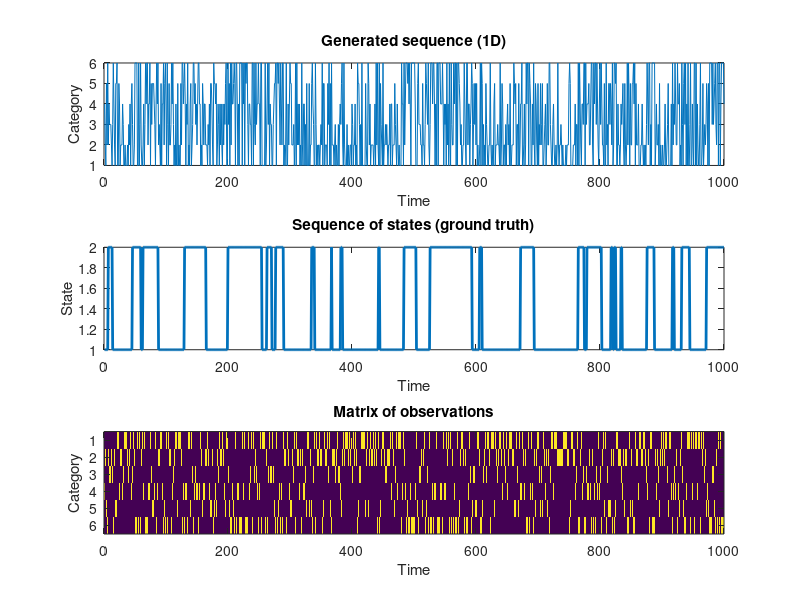

MATLAB code to generate this figure: (Note: this script raises an error after producing the figure.)
%% Labelling simulated data using Hidden Markov Models (HMM)
% This script demonstrates:
% 1. Generation of synthetic data from a Hidden Markov Model
% 2. Estimation of HMM parameters from the generated data
% 3. Comparison of estimated parameters with the true parameters
% 4. State sequence decoding using both true and estimated parameters
%
% Hidden Markov Models are probabilistic models where:
% - The system being modeled follows a Markov process with unobservable (hidden) states
% - Each state has a probability distribution over possible output tokens

clear all
close all

% If false, shows only the main plot
show_plots = 1;

%% Simulate data using MATLAB function

% Create transitions matrix with strong self-transition probabilities
% This matrix defines the probability of transitioning from one state to another
% High values on diagonal mean states tend to persist for multiple time steps
trans = [0.95,0.05;   % 95% chance of staying in state 1, 5% chance of transitioning to state 2
         0.05,0.95];  % 95% chance of staying in state 2, 5% chance of transitioning to state 1
     
% Create very different emissions for easier detection
% Each row represents a state, each column represents the probability of emitting a particular observation
emis = [3/6 2/6 1/6 1/6 1/6 1/6; % State1 emissions - more uniform
        2/10 1/10 1/10 3/10 1/10 1/2]; % State2 emissions - more peaked at the last category

% Normalize emission matrix to make sure probabilities sum to 1 for each state
emis = emis./sum(emis,2);
 
% Generate a sequence of observations and corresponding hidden states
dat_length = 1000;  % Length of sequence to generate
[seq,states] = hmmgenerate(dat_length,trans,emis);  % seq contains observations, states contains true hidden states

% Convert sequence to matrix form for better visualization
% Each column represents a time point, each row represents a possible observation
seq_mat = zeros(size(emis,2),length(seq));
for i = 1:length(seq)
    seq_mat(seq(i),i) = 1;  % Mark the observed category at each time point
end

% Visualize the generated data
if show_plots
    figure
    ax1=subplot(3,1,1);
    plot(seq)
    title('Generated sequence (1D)')
    xlabel('Time')
    ylabel('Category')
    
    ax2=subplot(3,1,2);
    plot(states, 'LineWidth',2)
    title('Sequence of states (ground truth)')
    xlabel('Time')
    ylabel('State')
    
    ax3=subplot(3,1,3);
    imagesc(seq_mat)
    title('Matrix of observations')
    xlabel('Time')
    ylabel('Category')
    
    % Link x-axes for easier comparison
    linkaxes([ax1 ax2 ax3],'x')
end
%% Parameter Estimation Section
% In real applications, we don't know the true parameters and need to estimate them from data
% Here we'll pretend we don't know the true parameters and try to recover them

% Create initial guesses for the model parameters
% MATLAB requires that we provide initial guesses for the EM algorithm
% We'll assume:
% 1. No information about the emissions (random values)
% 2. High self-transition probabilities (diagonal-dominant)
TRANS_GUESS = eye(size(trans)) + rand(size(trans))*0.05;  % Identity matrix + small random values
EMIS_GUESS = rand(size(emis));  % Completely random emission probabilities

% Normalize guesses to ensure they are valid probability distributions
EMIS_GUESS = EMIS_GUESS./sum(EMIS_GUESS,2);  % Each row sums to 1
TRANS_GUESS = TRANS_GUESS./sum(TRANS_GUESS,2);  % Each row sums to 1

% Estimate parameters using the Baum-Welch algorithm (implemented in hmmtrain)
% This is an Expectation-Maximization (EM) algorithm for HMMs
[TRANS_EST, EMIS_EST] = hmmtrain(seq, TRANS_GUESS, EMIS_GUESS);

% The HMM has a label switching problem - the state labels might be flipped
% We need to check which orientation of the estimated emission matrix best matches the original
forward_ = sum(abs(EMIS_EST - emis),'all');  % Error if we keep original order
backward_ = sum(abs(EMIS_EST(2:-1:1,:) - emis),'all');  % Error if we flip the states
[val, ind] = min([forward_,backward_]);  % Find which orientation has smaller error

% Choose the orientation that best matches the original
if ind==1
    plot_emis_est = EMIS_EST;  % Keep original order
else
    plot_emis_est = EMIS_EST(2:-1:1,:);  % Flip the states
end

% Visualize the comparison between true and estimated parameters
if show_plots
   figure
   subplot(2,2,1);
   imagesc(trans,[0,1])
   title("Actual Transition Matrix")
   xlabel('To state')
   ylabel('From state')
   colorbar()
   
   subplot(2,2,2)
   imagesc(TRANS_EST,[0,1])
   title("Estimated Transition Matrix")
   xlabel('To state')
   ylabel('From state')
   colorbar()
   
   subplot(2,2,3)
   imagesc(emis,[0,1])
   title("Actual Emission Matrix")
   xlabel('Category')
   ylabel('State')
   colorbar()
   
   subplot(2,2,4)
   imagesc(plot_emis_est,[0,1])
   title("Estimated Emission Matrix")
   xlabel('Category')
   ylabel('State')
   colorbar()
end

%% Estimate State Sequence (Decoding)
% ** NOTE: Inferred state sequence can be "flipped" compared to the actual
% **       sequence. This is because the inferred state labels can be
% **       different from the original labels (label switching problem).

% We need to give the decoding algorithm our estimate of the model
% parameters (emission and transition matrices)
% We can check how well it does using the actual parameters vs the
% estimated parameters

% Get state probabilities using both true and estimated parameters
pStates_actual = hmmdecode(seq,trans,emis);  % Using true parameters
pStates_est = hmmdecode(seq,TRANS_EST,EMIS_EST);  % Using estimated parameters

% hmmdecode returns PROBABILITIES for being in each state at each timepoint
% We can determine the most likely state by picking the one with higher probability
state_estim_actual = pStates_actual(1,:) > pStates_actual(2,:);  # Convert to binary state sequence
state_estim_est = pStates_est(1,:) > pStates_est(2,:);  # Convert to binary state sequence

% Concatenate all state sequences for visualization
all_states = cat(1,states,state_estim_actual, state_estim_est);

% Visualize the observations and different state sequences
figure
ax1=subplot(2,1,1);
imagesc(seq_mat)
title('Observations')
xlabel('Time')
ylabel('Category')

ax2=subplot(2,1,2);
imagesc(all_states)
yticks([1,2,3])
yticklabels({'Actual',sprintf('Using Actual Parameters'),'Using Estimated Parameters'})
title('State Sequences')
xlabel('Time')

% Link x-axes for easier comparison
linkaxes([ax1 ax2],'x')
